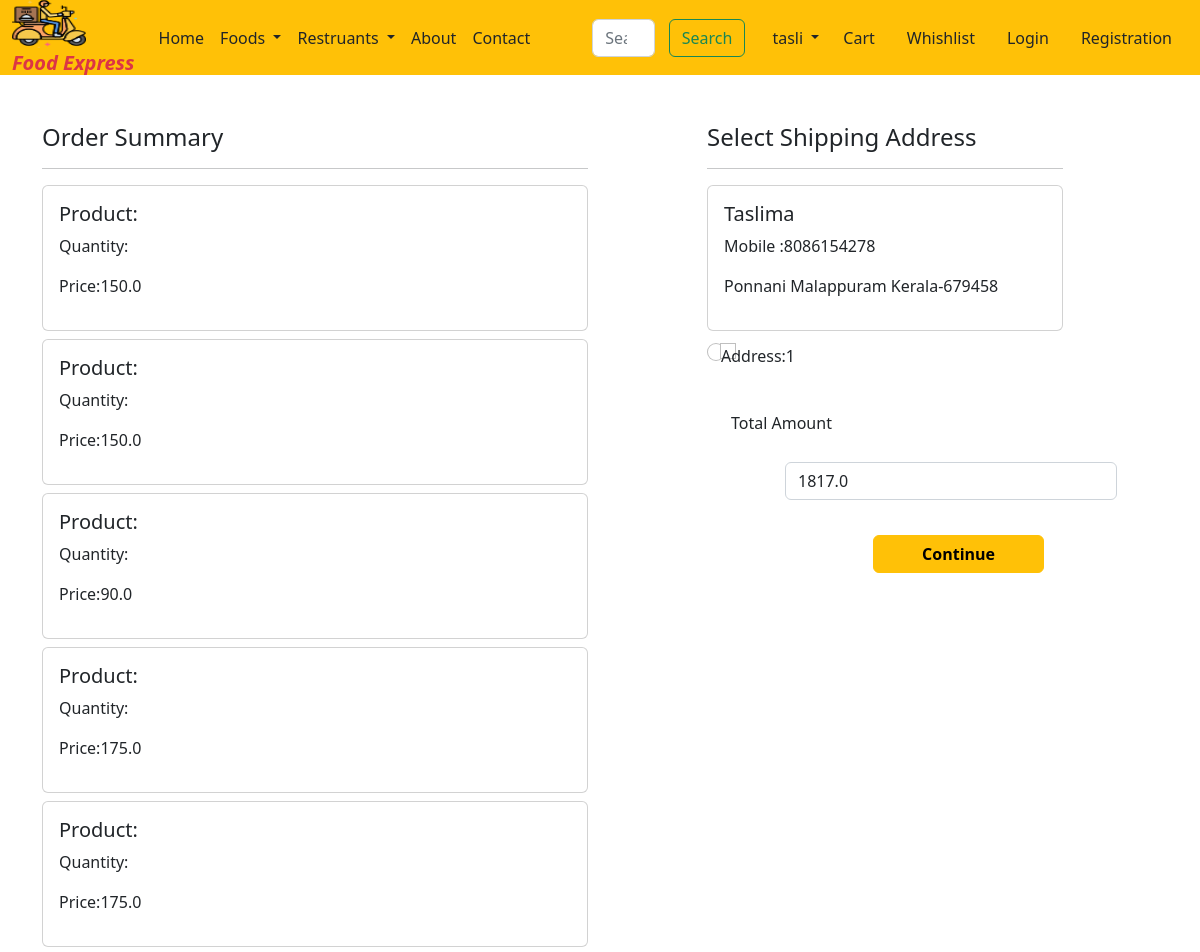
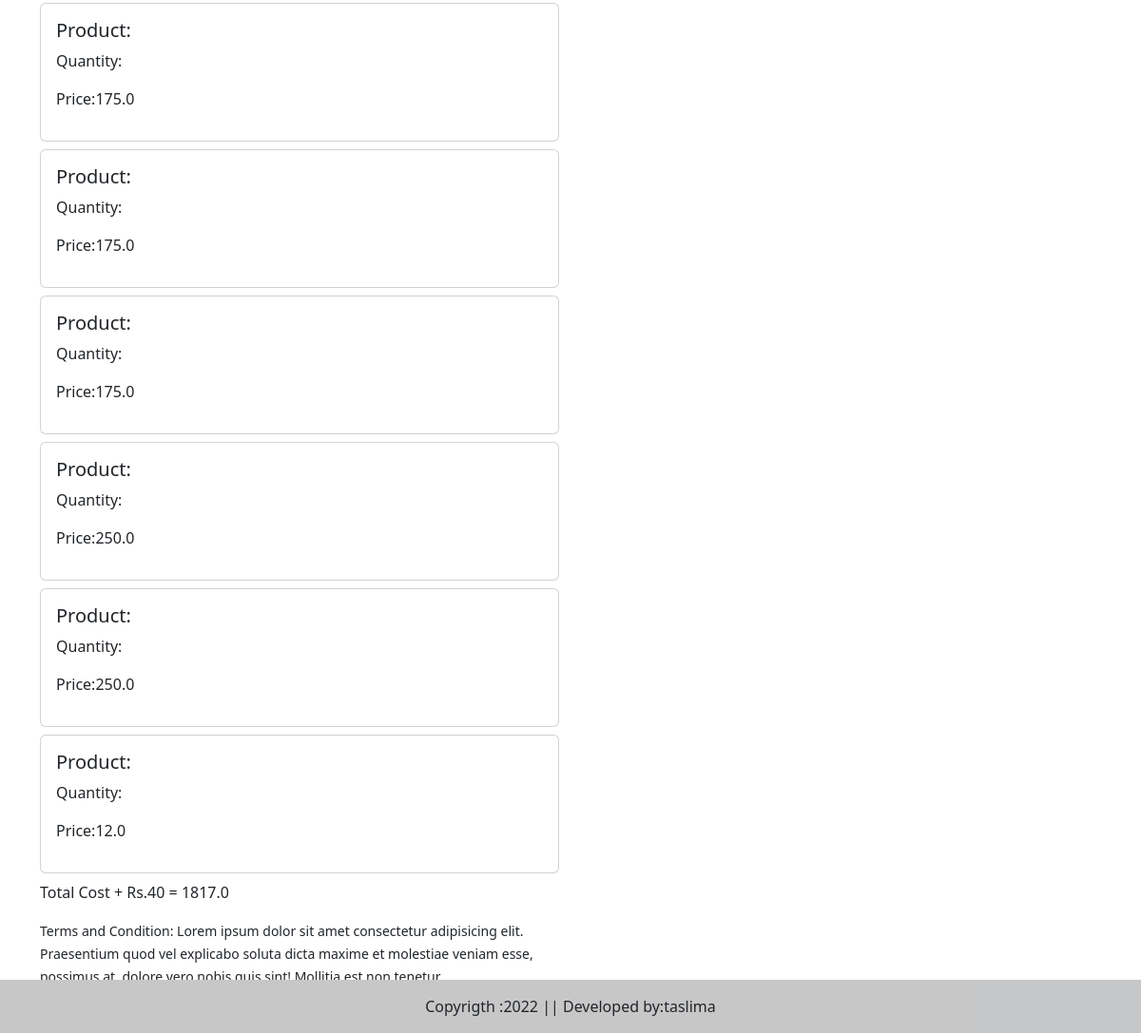
Screenshot of /checkout/ (signed in) with the database file from the repository (2 pictures, top to bottom).
### myapp/models.py (models this page shows, shortened)
class Cart(models.Model):
    user=models.ForeignKey(User,on_delete=models.CASCADE)
    product=models.ForeignKey(Food,on_delete=models.CASCADE)
    product_qty=models.IntegerField(null=False,blank=False,default=1)

class Food(models.Model):
    CATEGORY_CHOICES=(
        ('bi','Biriyani'),
        ('pz','Pizza'),
        ('br','Burger'),
        ('sh','Shawarma'),
        ('ch','Chicken'),
        ('pr','Paratha'),
        ('sw','Sandwich'),
        ('ds','Dosa'),
        ('fr','Fried Rice'),
        ('nd','Noodles'),
        ('md','Mandhi'),
    )
    name=models.CharField(max_length=50)
    category=models.CharField(choices=CATEGORY_CHOICES,max_length=2)
    description=models.TextField()
    active=models.BooleanField()
    price=models.FloatField()
    discount_price=models.FloatField()
    is_veg=models.BooleanField()
    food_image=models.ImageField(upload_to='Dishes')

class Customer(models.Model):
    STATE_CHOICES=(("Select State","Select State"),
        ("Andhra Pradesh","Andhra Pradesh"),
                       ("Arunachal Pradesh ","Arunachal Pradesh "),
                       ("Assam","Assam"),
                       ("Bihar","Bihar"),
                       ("Chhattisgarh","Chhattisgarh"),
                       ("Goa","Goa"),
                        ("Gujarat","Gujarat"),
                       ("Haryana","Haryana"),
                       ("Himachal Pradesh","Himachal Pradesh"),
                       ("Jammu and Kashmir ","Jammu and Kashmir "),
                       ("Jharkhand","Jharkhand"),
                       ("Karnataka","Karnataka"),
                       ("Kerala","Kerala"),
                       ("Madhya Pradesh","Madhya Pradesh"),
                       ("Maharashtra","Maharashtra"),
                       ("Manipur","Manipur"),
                       ("Meghalaya","Meghalaya"),
                       ("Mizoram","Mizoram"),
                       ("Nagaland","Nagaland"),
                       ("Odisha","Odisha"),
                       ("Punjab","Punjab"),
                       ("Rajasthan","Rajasthan"),
                       ("Sikkim","Sikkim"),
                       ("Tamil Nadu","Tamil Nadu"),
                       ("Telangana","Telangana"),
                       ("Tripura","Tripura"),
                       ("Uttar Pradesh","Uttar Pradesh"),
                       ("Uttarakhand","Uttarakhand"),
                       ("West Bengal","West Bengal"),
                       ("Andaman and Nicobar Islands","Andaman and Nicobar Islands"),
                       ("Chandigarh","Chandigarh"),
                       ("Dadra and Nagar Haveli","Dadra and Nagar Haveli"),
                       ("Daman and Diu","Daman and Diu"),
                       ("Lakshadweep","Lakshadweep"),
                       ("National Capital Territory of Delhi","National Capital Territory of Delhi"),
                       ("Puducherry","Puducherry"))
    user=models.ForeignKey(User, on_delete=models.CASCADE)
    name=models.CharField(max_length=200)
    locality=models.CharField(max_length=200)
    city=models.CharField(max_length=50)
    mobile=models.CharField(max_length=10)
    pincode=models.CharField(max_length=6)
    state=models.CharField(choices=STATE_CHOICES,max_length=100,default="Select state")

### myapp/views.py (the view)
# urls.py: path('checkout/',views.checkout.as_view(),name='checkout'),
class checkout(View):
    def get(self,request):
        user=request.user
        add=Customer.objects.filter(user=user)
        cart_items=Cart.objects.filter(user=user)
        famount=0
        for p in cart_items:
            value = p.product_qty * p.product.discount_price
            famount=famount+value
        totalamount=famount+40
        return render(request,"checkout.html",locals())

### myapp/templates/checkout.html (shortened to what this page needs)
{% extends 'base.html' %}
{% load static %}
{% block main-content %}
<div class="container">
    <div class="row mt-5">
        <div class="col-sm-6">
            <h4>Order Summary</h4>
            <hr>
            {% for item in cart_items %}
            <div class="card mb-2">
                <div class="card-body">
                    <h5>Product:{{item.product.title}}</h5>
                    <p>Quantity:{{item.quantity}}</p>
                    <p class="fw-blod">Price:{{item.product.discount_price}}</p>
                </div>
            </div>
            {% endfor %}
            <p class="fw-blod">Total Cost + Rs.40 = {{totalamount}}</p>
            <small>Terms and Condition: Lorem ipsum dolor sit amet consectetur adipisicing elit. Praesentium quod vel explicabo soluta dicta maxime et molestiae veniam esse, possimus at, dolore vero nobis quis sint! Mollitia est non tenetur.</small>
        </div>
        <div class="col-sm-4 offset-sm-1">
            <h4>Select Shipping Address</h4>
            <hr>
            <form method="post" id="myform">
                {% for ad in add %}
                <div class="card">
                    <div class="card-body">
                        <h5>{{ad.name}}</h5>
                        <p>Mobile :{{ad.mobile}}</p>
                        <p>{{ad.locality}} {{ad.city}} {{ad.state}}-{{ad.pincode}}</p>
                    </div>
                </div>
                <div class="form-check mt-2 mb-5">
                    <input type="radio" class="form-check-input" name="custid" id="custadd{{forloop.counter}}" value="{{ad.id}}"/>
                <label class="form-check-input fw-blod" for="custadd{{forloop.counter}}">Address:{{forloop.counter}}</label>
                </div>
                {% endfor %}
                <div class="form-check mb-3">
                    <label for="totalamount" class="form-label">Total Amount</label>
                    <input type="number" class="form-control" name="totalamount" value="{{totalamount}}" readonly>
                </div>
                <div class="text-end">
                    <button type="submit" class="btn btn-warning mt-3 px-5 fw-bold">Continue</button>
                </div>
            </form>
        </div>
    </div>
</div>
{% endblock main-content %}

### myapp/templates/base.html (shortened to what this page needs)
<!DOCTYPE html>
{% load static %}
<html lang="en">
<head>
    <link href="https://cdn.jsdelivr.net/npm/bootstrap@5.2.3/dist/css/bootstrap.min.css" rel="stylesheet">
    <link rel="stylesheet" href="{% static 'css/owl.carousel.min.css' %}">
    <link rel="stylesheet" href="{% static 'css/all.min.css' %}">
    <link rel="stylesheet" href="{% static 'css/style.css' %}">
</head>
<body>
    <nav class="navbar navbar-expand-lg bg-warning ">
        <div class="container-fluid">
          <a class="navbar-brand" href="#">
            <img src="{% static '/images/logo.png' %}" width="70" height="50"><br>
           <span class="text-danger lh-1 fs-8 text fst-italic fw-bold" > Food Express</span>
          </a>
          <div class="collapse navbar-collapse" id="navbarSupportedContent">
            <ul class="navbar-nav me-auto mb-2 mb-lg-0">
              <li class="nav-item">
                <a class="nav-link text-dark active" aria-current="page" href="/">Home</a>
              </li>
              <li class="nav-item dropdown">
                <a class="nav-link dropdown-toggle text-dark" href="#" role="button" data-bs-toggle="dropdown" aria-expanded="false">
               Foods
                </a>
              </li>
              <li class="nav-item dropdown">
                <a class="nav-link dropdown-toggle text-dark" href="#" role="button" data-bs-toggle="dropdown" aria-expanded="false">
               Restruants
                </a>
              </li>
              <li class="nav-item">
                <a class="nav-link text-dark" href="{% url 'about' %}">About</a>
              </li>
              <li class="nav-item">
                <a class="nav-link text-dark" href="{% url 'contact' %}">Contact</a>
              </li>
            </ul>
            <form class="d-flex" role="search">
              <input class="form-control me-2" type="search" placeholder="Search" aria-label="Search">
              <button class="btn btn-outline-success" type="submit">Search</button>
            </form>
          </div>
          <ul class="navbar-nav me-auto mb-2 mb-lg-0">
            <li class="nav-item dropdown">
              <a class="nav-link dropdown-toggle text-dark" id="profileDropdown" href="#" role="button" data-bs-toggle="dropdown" aria-expanded="false">
          {{request.user}}
              </a>
            </li>
            <li class="nav-item mx-2">
              <a href="{% url 'cart'  %}" class="nav-link text-dark">Cart</a>
            </li>
            <li class="nav-item mx-2">
              <a href="#" class="nav-link text-dark">Whishlist</a>
            </li>
            <li class="nav-item mx-2">
              <a href="{% url 'login' %}" class="nav-link text-dark">Login</a>
            </li>
            <li class="nav-item mx-2">
              <a href="{% url 'customer-registration' %}" class="nav-link text-dark">Registration</a>
            </li>
          </ul>
        </div>
      </nav>
 {% block main-content %}{% endblock main-content %}
 <br>
 <br>
 <footer  class="bg-light text-center text-lg-start fixed-bottom" >
  <div class="text-center p-3" style="background-color: rgba(0, 0, 0, 0.2);">
    Copyrigth :2022 || Developed by:taslima
  </div>
 </footer>
</body>
</html>

### myapp/static/css/style.css (style rules this page uses)
img, svg { vertical-align: middle; width: 60%; }
button, input, optgroup, select, textarea { margin: 19px; font-family: inherit; font-size: inherit; line-height: inherit; margin-left: 54px; padding: 8px; border-radius: 6px; flex-flow: wrap; }

### myapp/templates/base.html (style rules this page uses)
.bg-warning { height: 75px; }
.me-2 { margin-right: -2.5rem!important; }

### rows the page displays
Cart: product.discount_price "150.0"
Cart: product.discount_price "150.0"
Cart: product.discount_price "90.0"
Cart: product.discount_price "175.0"
Cart: product.discount_price "175.0"
Cart: product.discount_price "175.0"
Cart: product.discount_price "175.0"
Cart: product.discount_price "175.0"
Cart: product.discount_price "250.0"
Cart: product.discount_price "250.0"
Cart: product.discount_price "12.0"
Customer: name "Taslima", mobile "8086154278", locality "Ponnani", city "Malappuram", state "Kerala", pincode "679458"

### other values shown
{{ request.user }} "tasli"
{{ totalamount }} "1817.0"
